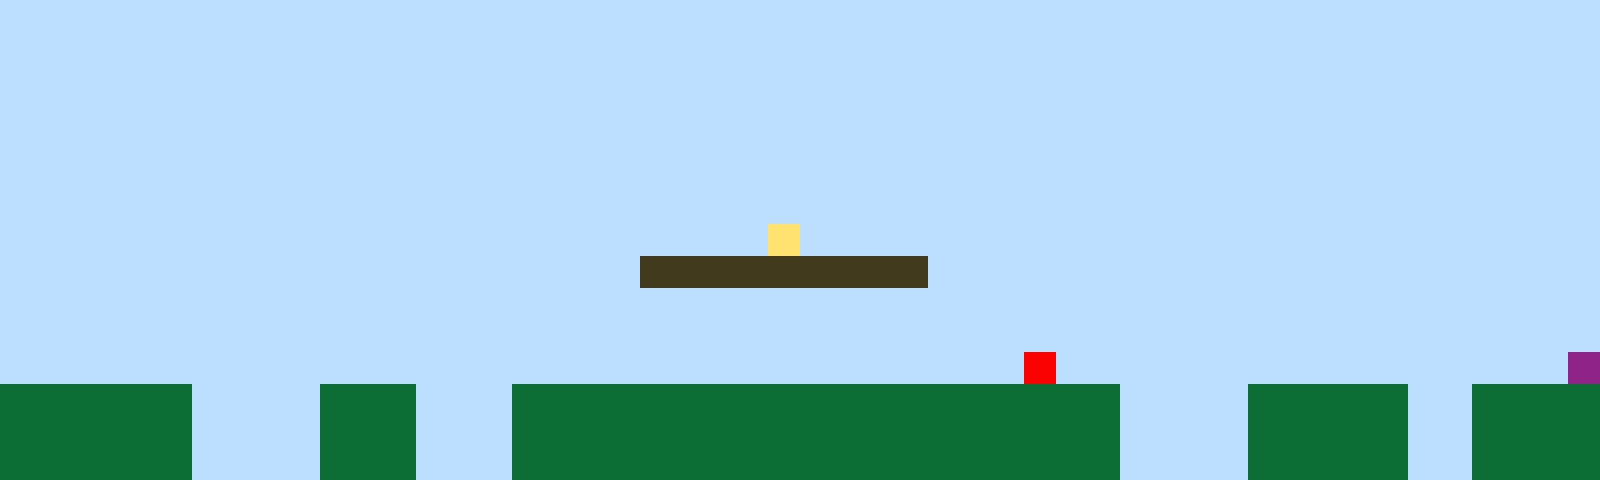

The image is a tile-based game level rendered from a .tmx file. Its description and complete source (layers, tilesets, objects, tile grids) follow:
An orthogonal 50x15 tile map with 32x32 px tiles, 1 tile layer (Tile Layer 1).

<map version="1.10" tiledversion="1.11.2" orientation="orthogonal" renderorder="right-up" width="50" height="15" tilewidth="32" tileheight="32" infinite="0" nextlayerid="2" nextobjectid="1"><editorsettings><export target="map1.csv" format="csv" /></editorsettings><tileset firstgid="1" name="sprites" tilewidth="32" tileheight="32" tilecount="6" columns="3"><image source="sprites.png" width="96" height="64" /></tileset><layer id="1" name="Tile Layer 1" width="50" height="15"><data encoding="csv">1,1,1,1,1,1,1,1,1,1,1,1,1,1,1,1,1,1,1,1,1,1,1,1,1,1,1,1,1,1,1,1,1,1,1,1,1,1,1,1,1,1,1,1,1,1,1,1,1,1,1,1,1,1,1,1,1,1,1,1,1,1,1,1,1,1,1,1,1,1,1,1,1,1,1,1,1,1,1,1,1,1,1,1,1,1,1,1,1,1,1,1,1,1,1,1,1,1,1,1,1,1,1,1,1,1,1,1,1,1,1,1,1,1,1,1,1,1,1,1,1,1,1,1,1,1,1,1,1,1,1,1,1,1,1,1,1,1,1,1,1,1,1,1,1,1,1,1,1,1,1,1,1,1,1,1,1,1,1,1,1,1,1,1,1,1,1,1,1,1,1,1,1,1,1,1,1,1,1,1,1,1,1,1,1,1,1,1,1,1,1,1,1,1,1,1,1,1,1,1,1,1,1,1,1,1,1,1,1,1,1,1,1,1,1,1,1,1,1,1,1,1,1,1,1,1,1,1,1,1,1,1,1,1,1,1,1,1,1,1,1,1,1,1,1,1,1,1,1,1,1,1,1,1,1,1,1,1,1,1,1,1,1,1,1,1,1,1,1,1,1,1,1,1,1,1,1,1,1,1,1,1,1,1,1,1,1,1,1,1,1,1,1,1,1,1,1,1,1,1,1,1,1,1,1,1,1,1,1,1,1,1,1,1,1,1,1,1,1,1,1,1,1,1,1,1,1,1,1,1,1,1,1,1,1,1,1,1,1,1,1,1,1,1,1,1,1,1,1,1,1,1,1,1,1,1,1,1,1,1,1,1,1,1,1,1,1,1,1,1,1,1,1,1,4,1,1,1,1,1,1,1,1,1,1,1,1,1,1,1,1,1,1,1,1,1,1,1,1,1,1,1,1,1,1,1,1,1,1,1,1,1,1,1,1,1,1,1,1,1,3,3,3,3,3,3,3,3,3,1,1,1,1,1,1,1,1,1,1,1,1,1,1,1,1,1,1,1,1,1,1,1,1,1,1,1,1,1,1,1,1,1,1,1,1,1,1,1,1,1,1,1,1,1,1,1,1,1,1,1,1,1,1,1,1,1,1,1,1,1,1,1,1,1,1,1,1,1,1,1,1,1,1,1,1,1,1,1,1,1,1,1,1,1,1,1,1,1,1,1,1,1,1,1,1,1,1,1,1,1,1,1,1,1,1,1,1,1,1,1,1,1,1,1,1,1,1,1,1,1,1,1,1,1,1,1,1,1,1,1,1,1,1,1,1,1,1,1,1,1,1,1,1,1,1,1,1,1,1,1,1,1,5,1,1,1,1,1,1,1,1,1,1,1,1,1,1,1,1,6,2,2,2,2,2,2,1,1,1,1,2,2,2,1,1,1,2,2,2,2,2,2,2,2,2,2,2,2,2,2,2,2,2,2,2,1,1,1,1,2,2,2,2,2,1,1,2,2,2,2,2,2,2,2,2,2,1,1,1,1,2,2,2,1,1,1,2,2,2,2,2,2,2,2,2,2,2,2,2,2,2,2,2,2,2,1,1,1,1,2,2,2,2,2,1,1,2,2,2,2,2,2,2,2,2,2,1,1,1,1,2,2,2,1,1,1,2,2,2,2,2,2,2,2,2,2,2,2,2,2,2,2,2,2,2,1,1,1,1,2,2,2,2,2,1,1,2,2,2,2</data></layer></map>
